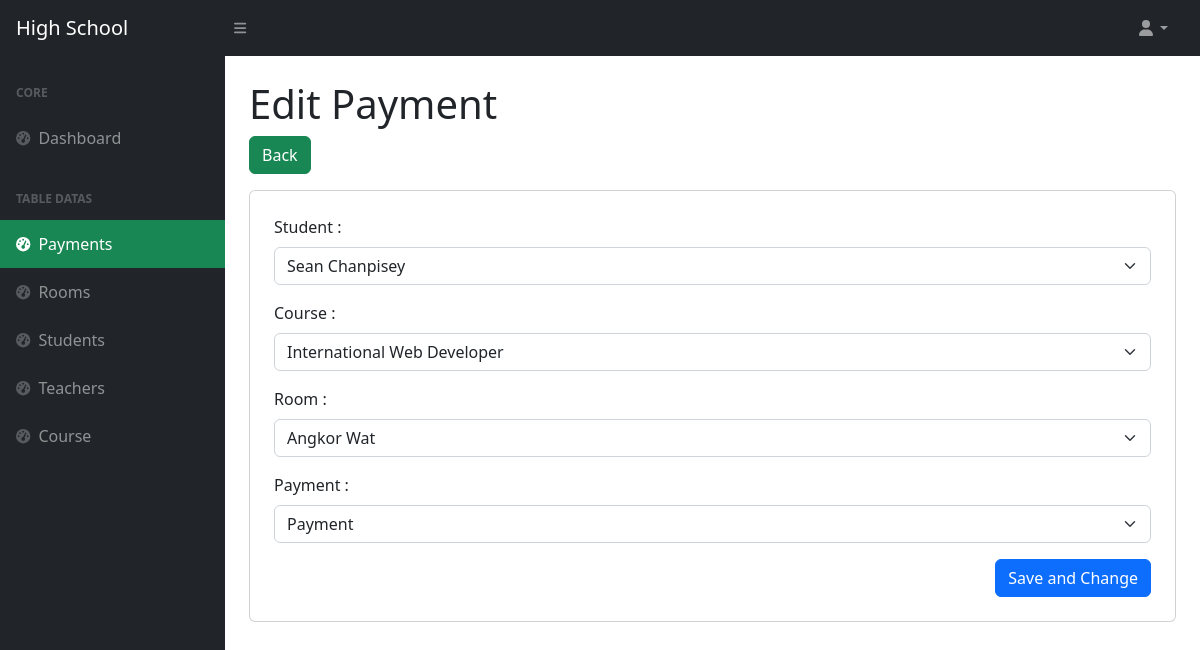
Page /payments/edit.php?id=1 (signed in) on the committed database.
### tables this page shows
CREATE TABLE IF NOT EXISTS `payments` (
  `id` int NOT NULL AUTO_INCREMENT,
  `student_id` int NOT NULL,
  `class_id` int DEFAULT NULL,
  `course_id` int NOT NULL,
  `status` int NOT NULL,
  `created_at` timestamp NOT NULL,
  PRIMARY KEY (`id`)
);

CREATE TABLE IF NOT EXISTS `students` (
  `id` int NOT NULL AUTO_INCREMENT,
  `first_name` varchar(100) NOT NULL,
  `last_name` varchar(100) NOT NULL,
  `gender` int NOT NULL,
  `phone_number` varchar(20) NOT NULL,
  `course_id` int NOT NULL,
  `status` int NOT NULL DEFAULT '1',
  `created_at` timestamp NOT NULL DEFAULT CURRENT_TIMESTAMP,
  `updated_at` timestamp NOT NULL ON UPDATE CURRENT_TIMESTAMP,
  PRIMARY KEY (`id`)
);

CREATE TABLE IF NOT EXISTS `courses` (
  `id` int NOT NULL AUTO_INCREMENT,
  `name` varchar(100) NOT NULL,
  `price` float NOT NULL,
  `status` int NOT NULL DEFAULT '1',
  `created_at` timestamp NOT NULL DEFAULT CURRENT_TIMESTAMP,
  `updated_at` timestamp NOT NULL ON UPDATE CURRENT_TIMESTAMP,
  PRIMARY KEY (`id`)
);

CREATE TABLE IF NOT EXISTS `rooms` (
  `id` int NOT NULL AUTO_INCREMENT,
  `teacher_id` int DEFAULT NULL,
  `name` varchar(255) NOT NULL,
  `floor_id` int NOT NULL,
  `status` int NOT NULL,
  PRIMARY KEY (`id`)
);

### payments/edit.php (the view, shortened to what this page needs)
<?php
      include('../config.php');
      include(ROOT_PATH . '/layouts/header.php');
      include(ROOT_PATH . '/layouts/navbar.php');
      include(ROOT_PATH . '/layouts/sidebar.php');
?>
<?php
      $id = $_GET['id'];
      $sql = " SELECT * FROM payments WHERE id = $id";
      $result = $mysql->query($sql);
      $payment = $result->fetch_assoc();
?>
<?php
       $sql_student = " SELECT * FROM students WHERE status = 1 ORDER BY id desc";
       $result_student = $mysql->query($sql_student);
       $sql_course = " SELECT * FROM courses WHERE status = 1";
       $result_course = $mysql->query($sql_course);
       $sql_class = " SELECT * FROM rooms WHERE status = 1";
       $result_class = $mysql->query($sql_class);
?>
<main>
      <div class="container-fluid px-4">
            <h1 class="mt-4">Edit Payment</h1>
            <a href="index.php"><button type="button" class="btn mb-3 btn-success">Back </button></a>
            <div class="card mb-4 p-4">
                  <form action="action_edit.php" method="post">
                              <div class="mb-3">
                                    <label for="student" class="form-label">Student :</label></span>
                                    <select id="student" name="student_id" class="form-select">
                                          <?php while($student = $result_student->fetch_object()){ ?>
                                                <option value="<?php echo $student->id ?>" <?php if($payment['student_id'] == $student->id){echo 'selected';} ?>><?php echo $student->first_name .' '. $student->last_name ?></option>
                                          <?php } ?>
                                    </select>
                              </div>
                              <div class="mb-3">
                                    <label for="course" class="form-label">Course :</label></span>
                                    <select id="course" name="course_id" class="form-select">
                                          <?php while($course = $result_course->fetch_object()){ ?>
                                                <option value="<?php echo $course->id ?>" <?php if($payment['course_id'] == $course->id){echo 'selected';} ?>><?php echo $course->name?></option>
                                          <?php } ?>
                                    </select>
                              </div>
                              <div class="mb-3">
                                    <label for="class" class="form-label">Room :</label></span>
                                    <select id="class" name="class_id" class="form-select">
                                          <?php while($class = $result_class->fetch_object()){ ?>
                                                <option value="<?php echo $class->id ?>" <?php if($payment['class_id'] == $class->id){echo 'selected';} ?>><?php echo $class->name?></option>
                                          <?php } ?>
                                    </select>
                              </div>
                              <div class="mb-3">
                                    <label for="status" class="form-label">Payment :</label>
                                    <select id="status" name="status" class="form-select" required>
                                          <option value="1" <?php if($payment['status'] == 1) echo 'selected' ; ?>>Payment</option>
                                    </select>
                              </div>
                        <div class="modal-footer">
                              <button type="submit" class="btn btn-primary" name="btn_save">Save and Change</button>
                        </div>
                  </form>
            </div>
      </div>
</main>
<?php
include(ROOT_PATH . '/layouts/footer.php');
?>

### rows in the picture
payments: student_id "Sean Chanpisey", course_id "International Web Developer", class_id "Angkor Wat", status "Payment"
